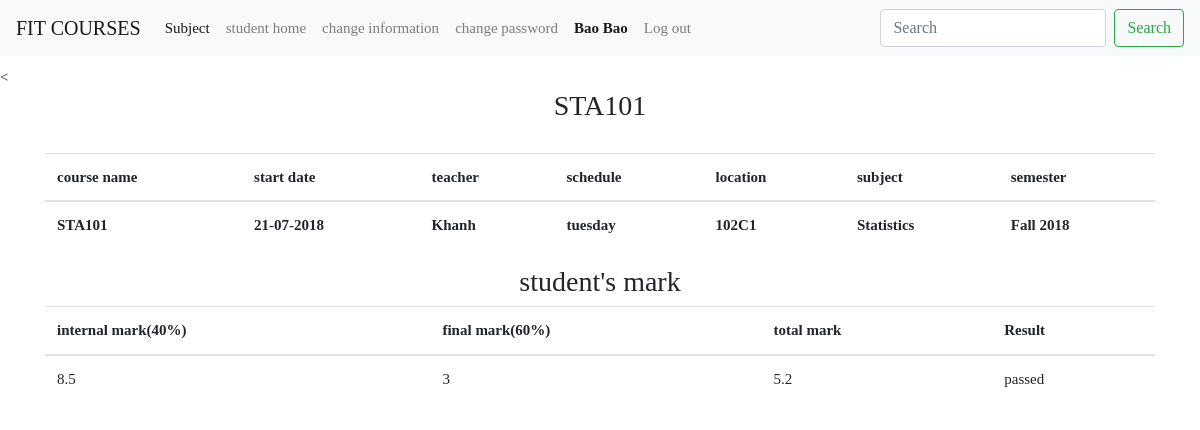
/course/index.php?page=courseStudent&IDcourse=1 (signed in), run on the app's committed database.
### tables this page shows
CREATE TABLE IF NOT EXISTS `student` (
`id` int(10) unsigned NOT NULL,
  `student_id` int(10) DEFAULT NULL,
  `password` varchar(100) DEFAULT NULL,
  `full_name` varchar(100) DEFAULT NULL,
  `email` varchar(100) DEFAULT NULL,
  `address` varchar(100) DEFAULT NULL,
  `phone` varchar(100) DEFAULT NULL,
  `date_birth` date DEFAULT NULL,
  `year_begin` int(10) DEFAULT NULL,
  `gender` varchar(50) NOT NULL,
  `student_condition` varchar(100) DEFAULT NULL
);

CREATE TABLE IF NOT EXISTS `course` (
`id` int(10) unsigned NOT NULL,
  `name` varchar(100) DEFAULT NULL,
  `start_date` date DEFAULT NULL,
  `schedule_day` varchar(100) DEFAULT NULL,
  `max_student` int(10) DEFAULT NULL,
  `location` varchar(50) DEFAULT NULL,
  `student_count` int(10) unsigned DEFAULT NULL,
  `end_registration` date DEFAULT NULL,
  `id_subject` int(10) unsigned NOT NULL,
  `teacher` varchar(100) DEFAULT NULL,
  `semester` varchar(100) DEFAULT NULL
);

CREATE TABLE IF NOT EXISTS `subject` (
`id` int(10) unsigned NOT NULL,
  `name` varchar(100) DEFAULT NULL
);

CREATE TABLE IF NOT EXISTS `enrollment` (
`id` int(10) unsigned NOT NULL,
  `id_student` int(10) unsigned NOT NULL,
  `id_course` int(10) unsigned NOT NULL,
  `internal_mark` varchar(100) DEFAULT NULL,
  `final_mark` varchar(100) DEFAULT NULL,
  `total_mark` varchar(100) DEFAULT NULL,
  `result` varchar(100) DEFAULT NULL
);

### course/page/courseStudent.php (the view)
<?php
if(isset($_GET['IDcourse'])) {
 $IDcourse = $_GET['IDcourse'];
  $course_sql  =  "SELECT * FROM course WHERE id = '$IDcourse'";
  $course_query = mysqli_query($db, $course_sql);
  $course = mysqli_fetch_assoc($course_query);
  $subject = $course['id_subject'];
  $subject_sql = "SELECT * FROM subject WHERE id = '$subject'";
$subject_query = mysqli_query($db, $subject_sql);
  $subject = mysqli_fetch_assoc($subject_query);
}
?>
<<div class = "header">
		<h3 align="center"><?= $course['name']; ?></h3>
	</div> <br>
	<div class="container">
    <div class="row">
        <div class="col-md-12 col-md-10 col-md-offset-1">
            <table class="table">
                <thead>
                    <tr>
                        <th>course name</th>
                        <th>start date</th>
                        <th>teacher</th>
                        <th>schedule</th>
                        <th>location</th>
                        <th>subject</th>
                        <th>semester</th>
                    </tr>
                </thead>
                <tbody>
                    <tr>
                        <td class=""><strong><?= $course['name']; ?>
                              </strong></td>
                                <td class=""><strong><?php if(isset($course['start_date'])) { echo date("d-m-Y",strtotime($course['start_date'])); } ?>
                              </strong></td>
                               <td class=""><strong><?= $course['teacher']; ?>
                              </strong></td>
                               <td class=""><strong><?= $course['schedule_day']; ?>
                              </strong></td>
                                <td class=""><strong><?= $course['location']; ?>
                              </strong></td>
                                <td class=""><strong><?= $subject['name']; ?>
                              </strong></td>
                               <td class=""><strong><?= $course['semester']; ?>
                              </strong></td>
                    </tr>
                </tbody>
            </table>
        </div>
    </div>
</div>
<?php
  if(isset($_GET['IDcourse']) && isset($_SESSION['IDstudent'])) {
      $IDcourse = $_GET['IDcourse'];
      $IDstudent = $_SESSION['IDstudent'];
      $stu_sql = "SELECT * FROM student where student_id = '$IDstudent'";
      $stu_query = mysqli_query($db, $stu_sql);
      $stu = mysqli_fetch_assoc($stu_query);
      $stu_id = $stu['id'];
$mark_sql = "SELECT * FROM enrollment WHERE id_course = '$IDcourse' and id_student = '$stu_id'";
$mark_query = mysqli_query($db, $mark_sql);
$mark = mysqli_fetch_assoc($mark_query);
}
?>
<div class="container">
  <h3 align="center">student's mark </h3>
  <table class="table table-condensed">
    <thead>
      <tr>
        <th>internal mark(40%)</th>
        <th>final mark(60%)</th>
        <th>total mark</th>
        <th>Result</th>
      </tr>
    </thead>
    <tbody>
      <tr>
        <td><?= $mark['internal_mark']; ?></td>
        <td><?= $mark['final_mark']; ?></td>
        <td><?= $mark['total_mark']; ?></td>
        <td><?= $mark['result']; ?></td>
      </tr>
    </tbody>
  </table>
</div>

### course/include/navibar.php (shortened to what this page needs)
<?php
    if(isset($_SESSION['IDstudent'])) {
   $IDstu = $_SESSION['IDstudent'];
  $stu_sql = "SELECT * from student where student_id = '$IDstu'";
  $stu_query = mysqli_query($db, $stu_sql);
  $stu = mysqli_fetch_assoc($stu_query);
   }
?>
<nav class="navbar navbar-expand-lg navbar-light bg-light">
  <a class="navbar-brand" href="index.php?">FIT COURSES</a>
  <div class="collapse navbar-collapse" id="navbarSupportedContent">
    <ul class="navbar-nav mr-auto">
      <li class="nav-item active">
        <a class="nav-link" href="index.php?page=subject
">Subject </a>
      </li>
      <li class="nav-item">
         <a class="nav-link" href="index.php?page=courseRegistered"> student home </a>
       </li>
         <li class="nav-item">
        <a class="nav-link" href="index.php?page=changeInfor"> change information </a>
      </li>
              <li class="nav-item">
         <a class="nav-link" href="index.php?page=changePassword"> change password </a>
          </li>
          <?php
        if(isset($_SESSION['IDstudent'])) {
        ?>
        <li class="nav-item active">
        <a class="nav-link" href="#"><strong> <?php echo $stu['full_name']; ?></strong> </a>
      </li>
      <?php } ?>
       <li class="nav-item">
        <a class="nav-link" href="index.php?page=logout
"> Log out  </a>
      </li>
    </ul>
    <form class="form-inline" action="index.php?page=search" method="post" enctype="multipart/form-data">
      <input class="form-control mr-sm-2" type="search" placeholder="Search" aria-label="Search" name="searchtext">
      <button class="btn btn-outline-success" type="submit" name="search">Search</button>
    </form>
  </div>
</nav>

### course/css/main.css (style rules this page uses)
body { font-family:Tahoma; font-size:15px; width:100%; margin:0px auto; }

### data on the page
student: full_name "Bao Bao"
course: name "STA101", start_date "21-07-2018", teacher "Khanh", schedule_day "tuesday", location "102C1", semester "Fall 2018"
subject: name "Statistics"
enrollment: internal_mark "8.5", final_mark "3", total_mark "5.2", result "passed"
